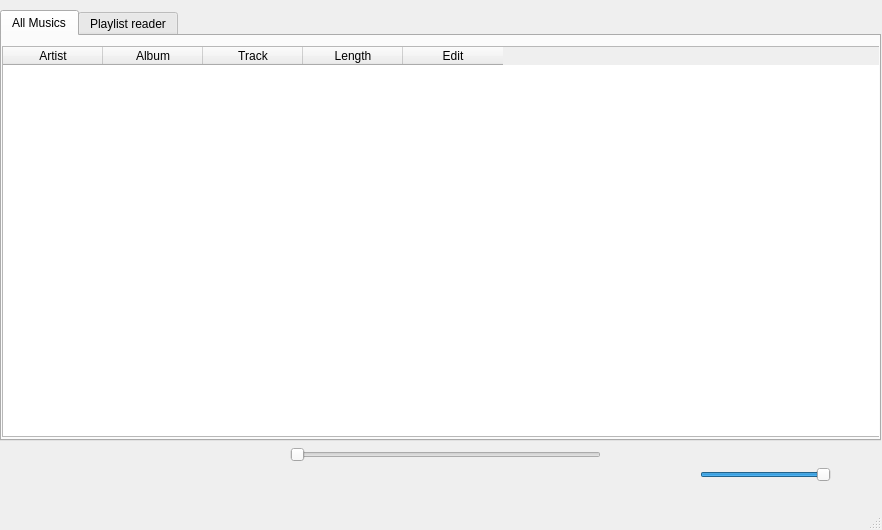
<?xml version="1.0" encoding="UTF-8"?>
<ui version="4.0">
 <class>MainWindow</class>
 <widget class="QMainWindow" name="MainWindow">
  <property name="geometry">
   <rect>
    <x>0</x>
    <y>0</y>
    <width>882</width>
    <height>530</height>
   </rect>
  </property>
  <property name="windowTitle">
   <string>MainWindow</string>
  </property>
  <widget class="QWidget" name="centralWidget">
   <widget class="QTabWidget" name="tabWidget">
    <property name="geometry">
     <rect>
      <x>0</x>
      <y>10</y>
      <width>881</width>
      <height>431</height>
     </rect>
    </property>
    <property name="currentIndex">
     <number>0</number>
    </property>
    <widget class="QWidget" name="tab">
     <attribute name="title">
      <string>All Musics</string>
     </attribute>
     <widget class="QTableWidget" name="tableWidget">
      <property name="geometry">
       <rect>
        <x>0</x>
        <y>10</y>
        <width>881</width>
        <height>391</height>
       </rect>
      </property>
      <property name="editTriggers">
       <set>QAbstractItemView::NoEditTriggers</set>
      </property>
      <property name="dragDropMode">
       <enum>QAbstractItemView::NoDragDrop</enum>
      </property>
      <property name="alternatingRowColors">
       <bool>true</bool>
      </property>
      <column>
       <property name="text">
        <string>Artist</string>
       </property>
      </column>
      <column>
       <property name="text">
        <string>Album</string>
       </property>
      </column>
      <column>
       <property name="text">
        <string>Track</string>
       </property>
      </column>
      <column>
       <property name="text">
        <string>Length</string>
       </property>
      </column>
      <column>
       <property name="text">
        <string>Edit</string>
       </property>
      </column>
     </widget>
     <widget class="QLabel" name="label">
      <property name="enabled">
       <bool>true</bool>
      </property>
      <property name="geometry">
       <rect>
        <x>10</x>
        <y>-110</y>
        <width>345</width>
        <height>50</height>
       </rect>
      </property>
      <property name="text">
       <string>SPOTIMAC</string>
      </property>
     </widget>
    </widget>
    <widget class="QWidget" name="tab_2">
     <attribute name="title">
      <string>Playlist reader</string>
     </attribute>
     <widget class="QTableWidget" name="tableWidgetPlaylist">
      <property name="geometry">
       <rect>
        <x>0</x>
        <y>50</y>
        <width>881</width>
        <height>351</height>
       </rect>
      </property>
      <property name="editTriggers">
       <set>QAbstractItemView::NoEditTriggers</set>
      </property>
      <property name="dragDropMode">
       <enum>QAbstractItemView::NoDragDrop</enum>
      </property>
      <property name="alternatingRowColors">
       <bool>true</bool>
      </property>
      <column>
       <property name="text">
        <string>Artist</string>
       </property>
      </column>
      <column>
       <property name="text">
        <string>Album</string>
       </property>
      </column>
      <column>
       <property name="text">
        <string>Track</string>
       </property>
      </column>
      <column>
       <property name="text">
        <string>Length</string>
       </property>
      </column>
      <column>
       <property name="text">
        <string>Edit</string>
       </property>
      </column>
     </widget>
     <widget class="QLabel" name="label_2">
      <property name="geometry">
       <rect>
        <x>10</x>
        <y>15</y>
        <width>111</width>
        <height>16</height>
       </rect>
      </property>
      <property name="text">
       <string>Open your file</string>
      </property>
     </widget>
     <widget class="QPushButton" name="pushButtonM3U">
      <property name="geometry">
       <rect>
        <x>120</x>
        <y>10</y>
        <width>80</width>
        <height>24</height>
       </rect>
      </property>
      <property name="text">
       <string>Open</string>
      </property>
     </widget>
    </widget>
   </widget>
   <widget class="QLabel" name="album">
    <property name="geometry">
     <rect>
      <x>10</x>
      <y>460</y>
      <width>151</width>
      <height>20</height>
     </rect>
    </property>
    <property name="text">
     <string/>
    </property>
   </widget>
   <widget class="QLabel" name="artist">
    <property name="geometry">
     <rect>
      <x>10</x>
      <y>480</y>
      <width>141</width>
      <height>20</height>
     </rect>
    </property>
    <property name="text">
     <string/>
    </property>
   </widget>
   <widget class="QSlider" name="positionSlider">
    <property name="geometry">
     <rect>
      <x>290</x>
      <y>440</y>
      <width>311</width>
      <height>30</height>
     </rect>
    </property>
    <property name="maximum">
     <number>100</number>
    </property>
    <property name="value">
     <number>0</number>
    </property>
    <property name="sliderPosition">
     <number>0</number>
    </property>
    <property name="orientation">
     <enum>Qt::Horizontal</enum>
    </property>
   </widget>
   <widget class="QLabel" name="track">
    <property name="geometry">
     <rect>
      <x>10</x>
      <y>440</y>
      <width>161</width>
      <height>20</height>
     </rect>
    </property>
    <property name="text">
     <string/>
    </property>
   </widget>
   <widget class="QPushButton" name="nextButton">
    <property name="geometry">
     <rect>
      <x>490</x>
      <y>470</y>
      <width>80</width>
      <height>33</height>
     </rect>
    </property>
    <property name="text">
     <string/>
    </property>
    <property name="flat">
     <bool>true</bool>
    </property>
   </widget>
   <widget class="QPushButton" name="pushButton">
    <property name="geometry">
     <rect>
      <x>400</x>
      <y>470</y>
      <width>80</width>
      <height>33</height>
     </rect>
    </property>
    <property name="autoFillBackground">
     <bool>false</bool>
    </property>
    <property name="text">
     <string notr="true"/>
    </property>
    <property name="flat">
     <bool>true</bool>
    </property>
   </widget>
   <widget class="QSlider" name="horizontalSlider">
    <property name="geometry">
     <rect>
      <x>700</x>
      <y>460</y>
      <width>131</width>
      <height>30</height>
     </rect>
    </property>
    <property name="maximum">
     <number>100</number>
    </property>
    <property name="value">
     <number>100</number>
    </property>
    <property name="orientation">
     <enum>Qt::Horizontal</enum>
    </property>
   </widget>
   <widget class="QPushButton" name="prevButton">
    <property name="enabled">
     <bool>true</bool>
    </property>
    <property name="geometry">
     <rect>
      <x>310</x>
      <y>470</y>
      <width>80</width>
      <height>33</height>
     </rect>
    </property>
    <property name="text">
     <string/>
    </property>
    <property name="flat">
     <bool>true</bool>
    </property>
   </widget>
   <widget class="QLabel" name="length">
    <property name="geometry">
     <rect>
      <x>610</x>
      <y>440</y>
      <width>61</width>
      <height>30</height>
     </rect>
    </property>
    <property name="text">
     <string/>
    </property>
   </widget>
   <widget class="QLabel" name="position">
    <property name="geometry">
     <rect>
      <x>240</x>
      <y>440</y>
      <width>40</width>
      <height>30</height>
     </rect>
    </property>
    <property name="text">
     <string/>
    </property>
   </widget>
   <zorder>positionSlider</zorder>
   <zorder>tabWidget</zorder>
   <zorder>album</zorder>
   <zorder>artist</zorder>
   <zorder>track</zorder>
   <zorder>nextButton</zorder>
   <zorder>pushButton</zorder>
   <zorder>horizontalSlider</zorder>
   <zorder>prevButton</zorder>
   <zorder>length</zorder>
   <zorder>position</zorder>
  </widget>
  <widget class="QStatusBar" name="statusBar"/>
 </widget>
 <layoutdefault spacing="6" margin="11"/>
 <resources/>
 <connections/>
</ui>
